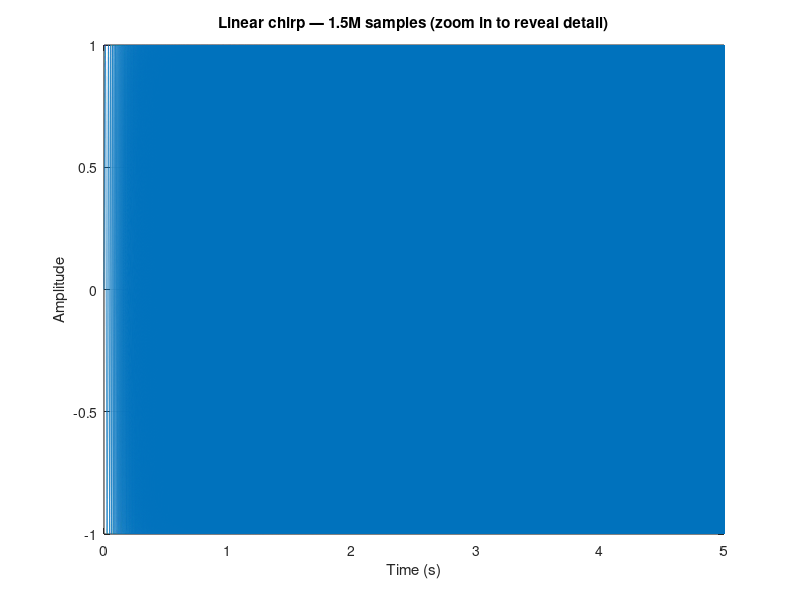

This chart was generated by the following MATLAB code:
% Million-Point Chirp — engine-side downsampling for huge signals
% A linear chirp sampled at 300 kHz over 5 s (~1.5M points). Above ~1M
% samples the engine ships only a compact preview to the viewer and streams
% a freshly-decimated slice each time you zoom — so the plot loads instantly
% and reveals more detail the further in you zoom, without ever moving the
% full signal into the UI.


clear
close all

fs = 300000;                % 300 kHz
t  = 0:1/fs:5;             % ~1.5M samples
f0 = 20;  f1 = 4000;       % sweep 20 Hz → 4 kHz
k  = (f1 - f0) / t(end);
y  = sin(2*pi*(f0 + 0.5*k*t) .* t);

figure
plot(t, y)
title('Linear chirp — 1.5M samples (zoom in to reveal detail)')
xlabel('Time (s)')
ylabel('Amplitude')
grid on
